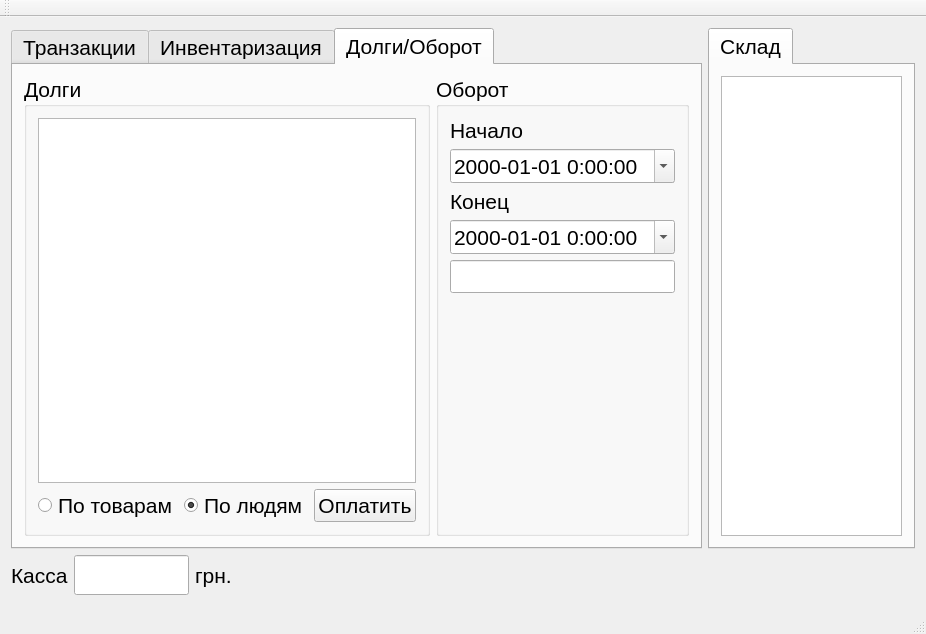
<?xml version="1.0" encoding="UTF-8"?>
<ui version="4.0">
 <class>barClass</class>
 <widget class="QMainWindow" name="barClass">
  <property name="geometry">
   <rect>
    <x>0</x>
    <y>0</y>
    <width>926</width>
    <height>634</height>
   </rect>
  </property>
  <property name="font">
   <font>
    <pointsize>16</pointsize>
   </font>
  </property>
  <property name="windowTitle">
   <string>Система управления финансами Бара &quot;OverTime&quot; v0.1 (c) 2014</string>
  </property>
  <property name="windowIcon">
   <iconset>
    <normaloff>Resources/favicon.ico</normaloff>Resources/favicon.ico</iconset>
  </property>
  <widget class="QWidget" name="centralWidget">
   <layout class="QGridLayout" name="gridLayout_5">
    <item row="0" column="0">
     <widget class="QTabWidget" name="tabWidgetMain">
      <property name="minimumSize">
       <size>
        <width>0</width>
        <height>500</height>
       </size>
      </property>
      <property name="font">
       <font>
        <pointsize>16</pointsize>
       </font>
      </property>
      <property name="styleSheet">
       <string notr="true"/>
      </property>
      <property name="currentIndex">
       <number>2</number>
      </property>
      <widget class="QWidget" name="tabWidgetPage1_2">
       <attribute name="title">
        <string>Транзакции</string>
       </attribute>
       <layout class="QVBoxLayout" name="verticalLayout">
        <property name="leftMargin">
         <number>9</number>
        </property>
        <property name="topMargin">
         <number>9</number>
        </property>
        <property name="rightMargin">
         <number>9</number>
        </property>
        <property name="bottomMargin">
         <number>9</number>
        </property>
        <item>
         <widget class="QTableView" name="tableViewTransactions">
          <property name="font">
           <font>
            <pointsize>16</pointsize>
           </font>
          </property>
          <property name="styleSheet">
           <string notr="true">selection-background-color: qlineargradient(x1: 0, y1: 0, x2: 0.5, y2: 0.5,
                                 stop: 0 rgb(255, 159, 25), stop: 1 green);
</string>
          </property>
          <property name="verticalScrollBarPolicy">
           <enum>Qt::ScrollBarAsNeeded</enum>
          </property>
          <property name="sizeAdjustPolicy">
           <enum>QAbstractScrollArea::AdjustIgnored</enum>
          </property>
          <property name="editTriggers">
           <set>QAbstractItemView::AllEditTriggers</set>
          </property>
          <property name="selectionMode">
           <enum>QAbstractItemView::ExtendedSelection</enum>
          </property>
          <property name="selectionBehavior">
           <enum>QAbstractItemView::SelectItems</enum>
          </property>
         </widget>
        </item>
        <item>
         <widget class="QTabWidget" name="tabWidgetModes">
          <property name="sizePolicy">
           <sizepolicy hsizetype="Expanding" vsizetype="Expanding">
            <horstretch>0</horstretch>
            <verstretch>0</verstretch>
           </sizepolicy>
          </property>
          <property name="minimumSize">
           <size>
            <width>0</width>
            <height>0</height>
           </size>
          </property>
          <property name="maximumSize">
           <size>
            <width>16777215</width>
            <height>200</height>
           </size>
          </property>
          <property name="currentIndex">
           <number>0</number>
          </property>
          <widget class="QWidget" name="tabWidgetPage1">
           <attribute name="title">
            <string>Продажа</string>
           </attribute>
           <layout class="QGridLayout" name="gridLayout_2">
            <item row="2" column="1">
             <widget class="QLineEdit" name="lineEditOrderPrice">
              <property name="maximumSize">
               <size>
                <width>115</width>
                <height>16777215</height>
               </size>
              </property>
              <property name="font">
               <font>
                <pointsize>16</pointsize>
               </font>
              </property>
              <property name="styleSheet">
               <string notr="true">border-color: rgb(255, 190, 98);</string>
              </property>
              <property name="alignment">
               <set>Qt::AlignCenter</set>
              </property>
              <property name="readOnly">
               <bool>true</bool>
              </property>
             </widget>
            </item>
            <item row="0" column="0">
             <spacer name="verticalSpacer">
              <property name="orientation">
               <enum>Qt::Vertical</enum>
              </property>
              <property name="sizeHint" stdset="0">
               <size>
                <width>20</width>
                <height>40</height>
               </size>
              </property>
             </spacer>
            </item>
            <item row="2" column="0">
             <widget class="QLabel" name="label_2">
              <property name="minimumSize">
               <size>
                <width>100</width>
                <height>31</height>
               </size>
              </property>
              <property name="maximumSize">
               <size>
                <width>125</width>
                <height>16777215</height>
               </size>
              </property>
              <property name="font">
               <font>
                <pointsize>16</pointsize>
               </font>
              </property>
              <property name="text">
               <string>К оплате</string>
              </property>
             </widget>
            </item>
            <item row="1" column="0">
             <widget class="QLabel" name="label">
              <property name="minimumSize">
               <size>
                <width>100</width>
                <height>13</height>
               </size>
              </property>
              <property name="maximumSize">
               <size>
                <width>125</width>
                <height>16777215</height>
               </size>
              </property>
              <property name="font">
               <font>
                <pointsize>16</pointsize>
               </font>
              </property>
              <property name="text">
               <string>Внесено</string>
              </property>
             </widget>
            </item>
            <item row="1" column="1">
             <widget class="QDoubleSpinBox" name="doubleSpinBoxCustomerCash">
              <property name="minimumSize">
               <size>
                <width>140</width>
                <height>0</height>
               </size>
              </property>
              <property name="maximumSize">
               <size>
                <width>125</width>
                <height>16777215</height>
               </size>
              </property>
              <property name="font">
               <font>
                <pointsize>16</pointsize>
               </font>
              </property>
              <property name="alignment">
               <set>Qt::AlignCenter</set>
              </property>
              <property name="maximum">
               <double>9999.989999999999782</double>
              </property>
             </widget>
            </item>
            <item row="3" column="0">
             <widget class="QLabel" name="label_3">
              <property name="minimumSize">
               <size>
                <width>100</width>
                <height>13</height>
               </size>
              </property>
              <property name="maximumSize">
               <size>
                <width>125</width>
                <height>16777215</height>
               </size>
              </property>
              <property name="font">
               <font>
                <pointsize>16</pointsize>
               </font>
              </property>
              <property name="text">
               <string>Здача</string>
              </property>
             </widget>
            </item>
            <item row="4" column="0">
             <widget class="QPushButton" name="pushButton">
              <property name="minimumSize">
               <size>
                <width>125</width>
                <height>33</height>
               </size>
              </property>
              <property name="maximumSize">
               <size>
                <width>125</width>
                <height>16777215</height>
               </size>
              </property>
              <property name="font">
               <font>
                <pointsize>16</pointsize>
               </font>
              </property>
              <property name="text">
               <string>Выполнить</string>
              </property>
             </widget>
            </item>
            <item row="3" column="1">
             <widget class="QLineEdit" name="lineEditChange">
              <property name="maximumSize">
               <size>
                <width>115</width>
                <height>16777215</height>
               </size>
              </property>
              <property name="font">
               <font>
                <pointsize>16</pointsize>
               </font>
              </property>
              <property name="alignment">
               <set>Qt::AlignCenter</set>
              </property>
              <property name="readOnly">
               <bool>true</bool>
              </property>
             </widget>
            </item>
            <item row="1" column="2">
             <widget class="QLabel" name="label_8">
              <property name="font">
               <font>
                <pointsize>16</pointsize>
               </font>
              </property>
              <property name="text">
               <string>грн.</string>
              </property>
              <property name="alignment">
               <set>Qt::AlignCenter</set>
              </property>
             </widget>
            </item>
            <item row="2" column="2">
             <widget class="QLabel" name="label_9">
              <property name="font">
               <font>
                <pointsize>16</pointsize>
               </font>
              </property>
              <property name="text">
               <string>грн.</string>
              </property>
              <property name="alignment">
               <set>Qt::AlignCenter</set>
              </property>
             </widget>
            </item>
            <item row="3" column="2">
             <widget class="QLabel" name="label_10">
              <property name="font">
               <font>
                <pointsize>16</pointsize>
               </font>
              </property>
              <property name="text">
               <string>грн.</string>
              </property>
              <property name="alignment">
               <set>Qt::AlignCenter</set>
              </property>
             </widget>
            </item>
            <item row="1" column="3" rowspan="4">
             <widget class="QListWidget" name="listWidget">
              <property name="styleSheet">
               <string notr="true">background-image: url(:/bar/Resources/fonstola.ru-51058.jpg);</string>
              </property>
              <property name="iconSize">
               <size>
                <width>50</width>
                <height>50</height>
               </size>
              </property>
              <property name="viewMode">
               <enum>QListView::IconMode</enum>
              </property>
             </widget>
            </item>
           </layout>
          </widget>
          <widget class="QWidget" name="tab">
           <attribute name="title">
            <string>Закупка</string>
           </attribute>
           <layout class="QGridLayout" name="gridLayout_3">
            <item row="4" column="0">
             <spacer name="verticalSpacer_2">
              <property name="orientation">
               <enum>Qt::Vertical</enum>
              </property>
              <property name="sizeHint" stdset="0">
               <size>
                <width>20</width>
                <height>40</height>
               </size>
              </property>
             </spacer>
            </item>
            <item row="2" column="0">
             <widget class="QLabel" name="label_6">
              <property name="font">
               <font>
                <pointsize>16</pointsize>
               </font>
              </property>
              <property name="text">
               <string>К оплате</string>
              </property>
             </widget>
            </item>
            <item row="2" column="1">
             <widget class="QLineEdit" name="lineEditPurchasePrice">
              <property name="maximumSize">
               <size>
                <width>115</width>
                <height>16777215</height>
               </size>
              </property>
              <property name="font">
               <font>
                <pointsize>16</pointsize>
               </font>
              </property>
              <property name="alignment">
               <set>Qt::AlignCenter</set>
              </property>
              <property name="readOnly">
               <bool>true</bool>
              </property>
             </widget>
            </item>
            <item row="3" column="0">
             <widget class="QPushButton" name="pushButtonPurchase">
              <property name="font">
               <font>
                <pointsize>16</pointsize>
               </font>
              </property>
              <property name="text">
               <string>Оплатить</string>
              </property>
             </widget>
            </item>
            <item row="2" column="2">
             <widget class="QLabel" name="label_7">
              <property name="text">
               <string>грн.</string>
              </property>
             </widget>
            </item>
            <item row="3" column="2">
             <spacer name="horizontalSpacer_2">
              <property name="orientation">
               <enum>Qt::Horizontal</enum>
              </property>
              <property name="sizeHint" stdset="0">
               <size>
                <width>40</width>
                <height>20</height>
               </size>
              </property>
             </spacer>
            </item>
           </layout>
          </widget>
          <widget class="QWidget" name="tab_2">
           <attribute name="title">
            <string>Изъятие/Внесение</string>
           </attribute>
           <layout class="QGridLayout" name="gridLayout">
            <item row="2" column="0">
             <widget class="QLabel" name="label_13">
              <property name="sizePolicy">
               <sizepolicy hsizetype="Preferred" vsizetype="Preferred">
                <horstretch>0</horstretch>
                <verstretch>0</verstretch>
               </sizepolicy>
              </property>
              <property name="minimumSize">
               <size>
                <width>100</width>
                <height>0</height>
               </size>
              </property>
              <property name="maximumSize">
               <size>
                <width>100</width>
                <height>16777215</height>
               </size>
              </property>
              <property name="text">
               <string>Сумма</string>
              </property>
             </widget>
            </item>
            <item row="1" column="1">
             <widget class="QLineEdit" name="lineEditPassword">
              <property name="maximumSize">
               <size>
                <width>115</width>
                <height>16777215</height>
               </size>
              </property>
             </widget>
            </item>
            <item row="1" column="0">
             <widget class="QLabel" name="label_12">
              <property name="sizePolicy">
               <sizepolicy hsizetype="Preferred" vsizetype="Preferred">
                <horstretch>0</horstretch>
                <verstretch>0</verstretch>
               </sizepolicy>
              </property>
              <property name="minimumSize">
               <size>
                <width>100</width>
                <height>0</height>
               </size>
              </property>
              <property name="maximumSize">
               <size>
                <width>100</width>
                <height>16777215</height>
               </size>
              </property>
              <property name="text">
               <string>Пароль</string>
              </property>
             </widget>
            </item>
            <item row="0" column="1">
             <widget class="QComboBox" name="comboBoxResponsible">
              <property name="maximumSize">
               <size>
                <width>115</width>
                <height>16777215</height>
               </size>
              </property>
             </widget>
            </item>
            <item row="0" column="0">
             <widget class="QLabel" name="label_11">
              <property name="sizePolicy">
               <sizepolicy hsizetype="Preferred" vsizetype="Preferred">
                <horstretch>0</horstretch>
                <verstretch>0</verstretch>
               </sizepolicy>
              </property>
              <property name="minimumSize">
               <size>
                <width>150</width>
                <height>0</height>
               </size>
              </property>
              <property name="maximumSize">
               <size>
                <width>100</width>
                <height>16777215</height>
               </size>
              </property>
              <property name="text">
               <string>Ответственный</string>
              </property>
             </widget>
            </item>
            <item row="3" column="0">
             <widget class="QPushButton" name="pushButtonPerformCashManipulation">
              <property name="sizePolicy">
               <sizepolicy hsizetype="Preferred" vsizetype="Fixed">
                <horstretch>0</horstretch>
                <verstretch>0</verstretch>
               </sizepolicy>
              </property>
              <property name="minimumSize">
               <size>
                <width>120</width>
                <height>0</height>
               </size>
              </property>
              <property name="maximumSize">
               <size>
                <width>100</width>
                <height>16777215</height>
               </size>
              </property>
              <property name="text">
               <string>Выполнить</string>
              </property>
             </widget>
            </item>
            <item row="2" column="1">
             <widget class="QDoubleSpinBox" name="doubleSpinBoxIncomeOutcome">
              <property name="alignment">
               <set>Qt::AlignCenter</set>
              </property>
              <property name="minimum">
               <double>-9999.989999999999782</double>
              </property>
              <property name="maximum">
               <double>9999.989999999999782</double>
              </property>
             </widget>
            </item>
            <item row="0" column="2" rowspan="3">
             <widget class="QGroupBox" name="groupBox">
              <property name="sizePolicy">
               <sizepolicy hsizetype="Expanding" vsizetype="Expanding">
                <horstretch>0</horstretch>
                <verstretch>0</verstretch>
               </sizepolicy>
              </property>
              <property name="title">
               <string>Режим</string>
              </property>
              <layout class="QVBoxLayout" name="verticalLayout_2" stretch="0,0">
               <property name="sizeConstraint">
                <enum>QLayout::SetDefaultConstraint</enum>
               </property>
               <item>
                <widget class="QRadioButton" name="radioButtonCash">
                 <property name="minimumSize">
                  <size>
                   <width>100</width>
                   <height>0</height>
                  </size>
                 </property>
                 <property name="maximumSize">
                  <size>
                   <width>100</width>
                   <height>16777215</height>
                  </size>
                 </property>
                 <property name="text">
                  <string>Касса</string>
                 </property>
                 <property name="checked">
                  <bool>true</bool>
                 </property>
                </widget>
               </item>
               <item>
                <widget class="QRadioButton" name="radioButtonGood">
                 <property name="minimumSize">
                  <size>
                   <width>100</width>
                   <height>0</height>
                  </size>
                 </property>
                 <property name="maximumSize">
                  <size>
                   <width>100</width>
                   <height>16777215</height>
                  </size>
                 </property>
                 <property name="text">
                  <string>Товар</string>
                 </property>
                </widget>
               </item>
              </layout>
              <zorder>radioButtonGood</zorder>
              <zorder>radioButtonCash</zorder>
             </widget>
            </item>
            <item row="1" column="3">
             <spacer name="horizontalSpacer_4">
              <property name="orientation">
               <enum>Qt::Horizontal</enum>
              </property>
              <property name="sizeHint" stdset="0">
               <size>
                <width>40</width>
                <height>20</height>
               </size>
              </property>
             </spacer>
            </item>
           </layout>
          </widget>
         </widget>
        </item>
        <item>
         <widget class="QWidget" name="widget_2" native="true">
          <layout class="QHBoxLayout" name="horizontalLayout_3"/>
         </widget>
        </item>
       </layout>
      </widget>
      <widget class="QWidget" name="tab_3">
       <attribute name="title">
        <string>Инвентаризация</string>
       </attribute>
       <layout class="QGridLayout" name="gridLayout_4">
        <item row="0" column="0">
         <widget class="QTableViewCheckView" name="tableViewGoodsCheck">
          <property name="font">
           <font>
            <pointsize>16</pointsize>
           </font>
          </property>
          <property name="editTriggers">
           <set>QAbstractItemView::AnyKeyPressed|QAbstractItemView::DoubleClicked</set>
          </property>
         </widget>
        </item>
        <item row="1" column="0">
         <widget class="QWidget" name="widget" native="true">
          <property name="minimumSize">
           <size>
            <width>0</width>
            <height>20</height>
           </size>
          </property>
          <layout class="QHBoxLayout" name="horizontalLayout_4">
           <item>
            <widget class="QPushButton" name="performGoodsCheck">
             <property name="text">
              <string>Выполнить</string>
             </property>
            </widget>
           </item>
           <item>
            <widget class="QLabel" name="label_14">
             <property name="font">
              <font>
               <pointsize>20</pointsize>
               <weight>75</weight>
               <bold>true</bold>
              </font>
             </property>
             <property name="text">
              <string>+</string>
             </property>
            </widget>
           </item>
           <item>
            <widget class="QLineEdit" name="lineEditGoodPlus">
             <property name="maximumSize">
              <size>
               <width>100</width>
               <height>16777215</height>
              </size>
             </property>
             <property name="readOnly">
              <bool>true</bool>
             </property>
            </widget>
           </item>
           <item>
            <widget class="QLabel" name="label_15">
             <property name="font">
              <font>
               <pointsize>20</pointsize>
               <weight>75</weight>
               <bold>true</bold>
              </font>
             </property>
             <property name="text">
              <string>-</string>
             </property>
            </widget>
           </item>
           <item>
            <widget class="QLineEdit" name="lineEditGoodMinus">
             <property name="maximumSize">
              <size>
               <width>100</width>
               <height>16777215</height>
              </size>
             </property>
             <property name="readOnly">
              <bool>true</bool>
             </property>
            </widget>
           </item>
           <item>
            <widget class="QPushButton" name="resetGoodsCheck">
             <property name="text">
              <string>Сбросить</string>
             </property>
            </widget>
           </item>
           <item>
            <spacer name="horizontalSpacer_5">
             <property name="orientation">
              <enum>Qt::Horizontal</enum>
             </property>
             <property name="sizeHint" stdset="0">
              <size>
               <width>40</width>
               <height>20</height>
              </size>
             </property>
            </spacer>
           </item>
          </layout>
         </widget>
        </item>
       </layout>
      </widget>
      <widget class="QWidget" name="tab_5">
       <attribute name="title">
        <string>Долги/Оборот</string>
       </attribute>
       <layout class="QHBoxLayout" name="horizontalLayout_6">
        <item>
         <widget class="QGroupBox" name="groupBox_3">
          <property name="title">
           <string>Долги</string>
          </property>
          <layout class="QVBoxLayout" name="verticalLayout_4">
           <item>
            <widget class="QTableView" name="tableViewDepts"/>
           </item>
           <item>
            <layout class="QHBoxLayout" name="horizontalLayout_5">
             <property name="rightMargin">
              <number>0</number>
             </property>
             <property name="bottomMargin">
              <number>0</number>
             </property>
             <item>
              <widget class="QRadioButton" name="radioButtonDebtByGood">
               <property name="text">
                <string>По товарам</string>
               </property>
               <property name="checked">
                <bool>false</bool>
               </property>
              </widget>
             </item>
             <item>
              <widget class="QRadioButton" name="radioButtonDebtsByUser">
               <property name="text">
                <string>По людям</string>
               </property>
               <property name="checked">
                <bool>true</bool>
               </property>
              </widget>
             </item>
             <item>
              <widget class="QPushButton" name="pushButtonRemoveDebt">
               <property name="text">
                <string>Оплатить</string>
               </property>
              </widget>
             </item>
            </layout>
           </item>
          </layout>
         </widget>
        </item>
        <item>
         <widget class="QGroupBox" name="groupBox_4">
          <property name="title">
           <string>Оборот</string>
          </property>
          <layout class="QVBoxLayout" name="verticalLayout_3">
           <item>
            <widget class="QLabel" name="label_16">
             <property name="text">
              <string>Начало</string>
             </property>
            </widget>
           </item>
           <item>
            <widget class="QDateTimeEdit" name="dateTimeEditBegin">
             <property name="displayFormat">
              <string>yyyy-MM-dd H:mm:ss</string>
             </property>
             <property name="calendarPopup">
              <bool>true</bool>
             </property>
            </widget>
           </item>
           <item>
            <widget class="QLabel" name="label_17">
             <property name="text">
              <string>Конец</string>
             </property>
            </widget>
           </item>
           <item>
            <widget class="QDateTimeEdit" name="dateTimeEditEnd">
             <property name="displayFormat">
              <string>yyyy-MM-dd H:mm:ss</string>
             </property>
             <property name="calendarPopup">
              <bool>true</bool>
             </property>
            </widget>
           </item>
           <item>
            <widget class="QLineEdit" name="lineEditTotal">
             <property name="readOnly">
              <bool>true</bool>
             </property>
            </widget>
           </item>
           <item>
            <spacer name="verticalSpacer_3">
             <property name="orientation">
              <enum>Qt::Vertical</enum>
             </property>
             <property name="sizeHint" stdset="0">
              <size>
               <width>20</width>
               <height>40</height>
              </size>
             </property>
            </spacer>
           </item>
          </layout>
         </widget>
        </item>
       </layout>
      </widget>
     </widget>
    </item>
    <item row="0" column="1">
     <widget class="QTabWidget" name="tabWidget">
      <property name="maximumSize">
       <size>
        <width>630</width>
        <height>16777215</height>
       </size>
      </property>
      <property name="font">
       <font>
        <pointsize>16</pointsize>
       </font>
      </property>
      <property name="styleSheet">
       <string notr="true">font: 16pt &quot;MS Shell Dlg 2&quot;;</string>
      </property>
      <property name="currentIndex">
       <number>0</number>
      </property>
      <widget class="QWidget" name="tab_4">
       <attribute name="title">
        <string>Склад</string>
       </attribute>
       <layout class="QHBoxLayout" name="horizontalLayout_2">
        <item>
         <widget class="QTableView" name="tableViewGood">
          <property name="minimumSize">
           <size>
            <width>0</width>
            <height>0</height>
           </size>
          </property>
          <property name="maximumSize">
           <size>
            <width>600</width>
            <height>16777215</height>
           </size>
          </property>
          <property name="font">
           <font>
            <family>MS Shell Dlg 2</family>
            <pointsize>16</pointsize>
            <weight>50</weight>
            <italic>false</italic>
            <bold>false</bold>
           </font>
          </property>
          <property name="mouseTracking">
           <bool>true</bool>
          </property>
          <property name="contextMenuPolicy">
           <enum>Qt::CustomContextMenu</enum>
          </property>
          <property name="toolTip">
           <string>&lt;html&gt;&lt;head/&gt;&lt;body&gt;&lt;p&gt;&lt;span style=&quot; font-size:11pt; font-weight:600;&quot;&gt;Список товаров&lt;/span&gt;&lt;/p&gt;&lt;p&gt;&lt;span style=&quot; font-style:italic;&quot;&gt;Сделайте двойной щелчек левой кнопкой мышки чтобы добавить товар в транзакцию&lt;/span&gt;&lt;/p&gt;&lt;/body&gt;&lt;/html&gt;</string>
          </property>
          <property name="frameShape">
           <enum>QFrame::StyledPanel</enum>
          </property>
          <property name="sizeAdjustPolicy">
           <enum>QAbstractScrollArea::AdjustIgnored</enum>
          </property>
          <property name="editTriggers">
           <set>QAbstractItemView::AnyKeyPressed</set>
          </property>
         </widget>
        </item>
       </layout>
      </widget>
     </widget>
    </item>
    <item row="1" column="0">
     <layout class="QHBoxLayout" name="horizontalLayout">
      <property name="rightMargin">
       <number>6</number>
      </property>
      <property name="bottomMargin">
       <number>6</number>
      </property>
      <item>
       <widget class="QLabel" name="label_4">
        <property name="font">
         <font>
          <pointsize>16</pointsize>
         </font>
        </property>
        <property name="text">
         <string>Касса</string>
        </property>
       </widget>
      </item>
      <item>
       <widget class="QLineEdit" name="lineEditCash">
        <property name="minimumSize">
         <size>
          <width>0</width>
          <height>40</height>
         </size>
        </property>
        <property name="maximumSize">
         <size>
          <width>115</width>
          <height>16777215</height>
         </size>
        </property>
        <property name="palette">
         <palette>
          <active>
           <colorrole role="WindowText">
            <brush brushstyle="SolidPattern">
             <color alpha="255">
              <red>0</red>
              <green>0</green>
              <blue>0</blue>
             </color>
            </brush>
           </colorrole>
           <colorrole role="Text">
            <brush brushstyle="SolidPattern">
             <color alpha="255">
              <red>0</red>
              <green>0</green>
              <blue>0</blue>
             </color>
            </brush>
           </colorrole>
           <colorrole role="ButtonText">
            <brush brushstyle="SolidPattern">
             <color alpha="255">
              <red>0</red>
              <green>0</green>
              <blue>0</blue>
             </color>
            </brush>
           </colorrole>
          </active>
          <inactive>
           <colorrole role="WindowText">
            <brush brushstyle="SolidPattern">
             <color alpha="255">
              <red>0</red>
              <green>0</green>
              <blue>0</blue>
             </color>
            </brush>
           </colorrole>
           <colorrole role="Text">
            <brush brushstyle="SolidPattern">
             <color alpha="255">
              <red>0</red>
              <green>0</green>
              <blue>0</blue>
             </color>
            </brush>
           </colorrole>
           <colorrole role="ButtonText">
            <brush brushstyle="SolidPattern">
             <color alpha="255">
              <red>0</red>
              <green>0</green>
              <blue>0</blue>
             </color>
            </brush>
           </colorrole>
          </inactive>
          <disabled>
           <colorrole role="WindowText">
            <brush brushstyle="SolidPattern">
             <color alpha="255">
              <red>0</red>
              <green>0</green>
              <blue>0</blue>
             </color>
            </brush>
           </colorrole>
           <colorrole role="Text">
            <brush brushstyle="SolidPattern">
             <color alpha="255">
              <red>0</red>
              <green>0</green>
              <blue>0</blue>
             </color>
            </brush>
           </colorrole>
           <colorrole role="ButtonText">
            <brush brushstyle="SolidPattern">
             <color alpha="255">
              <red>0</red>
              <green>0</green>
              <blue>0</blue>
             </color>
            </brush>
           </colorrole>
          </disabled>
         </palette>
        </property>
        <property name="font">
         <font>
          <pointsize>16</pointsize>
          <weight>75</weight>
          <bold>true</bold>
         </font>
        </property>
        <property name="styleSheet">
         <string notr="true">border-image: url(:/bar/Resources/1283428005-7788.jpg);
color:rgb(0, 0, 0)</string>
        </property>
        <property name="alignment">
         <set>Qt::AlignCenter</set>
        </property>
        <property name="readOnly">
         <bool>true</bool>
        </property>
       </widget>
      </item>
      <item>
       <widget class="QLabel" name="label_5">
        <property name="text">
         <string>грн.</string>
        </property>
       </widget>
      </item>
      <item>
       <spacer name="horizontalSpacer_3">
        <property name="orientation">
         <enum>Qt::Horizontal</enum>
        </property>
        <property name="sizeHint" stdset="0">
         <size>
          <width>40</width>
          <height>20</height>
         </size>
        </property>
       </spacer>
      </item>
     </layout>
    </item>
   </layout>
  </widget>
  <widget class="QMenuBar" name="menuBar">
   <property name="geometry">
    <rect>
     <x>0</x>
     <y>0</y>
     <width>926</width>
     <height>21</height>
    </rect>
   </property>
  </widget>
  <widget class="QToolBar" name="mainToolBar">
   <attribute name="toolBarArea">
    <enum>TopToolBarArea</enum>
   </attribute>
   <attribute name="toolBarBreak">
    <bool>false</bool>
   </attribute>
  </widget>
  <widget class="QStatusBar" name="statusBar">
   <property name="font">
    <font>
     <pointsize>10</pointsize>
    </font>
   </property>
  </widget>
  <action name="actionAddGood">
   <property name="icon">
    <iconset resource="bar.qrc">
     <normaloff>:/bar/Resources/1410749656_Plus__Orange.png</normaloff>:/bar/Resources/1410749656_Plus__Orange.png</iconset>
   </property>
   <property name="text">
    <string>Добавить товар</string>
   </property>
  </action>
  <action name="actionRemoveGood">
   <property name="icon">
    <iconset resource="bar.qrc">
     <normaloff>:/bar/Resources/1410749675_Close_Box_Red.png</normaloff>:/bar/Resources/1410749675_Close_Box_Red.png</iconset>
   </property>
   <property name="text">
    <string>Удалить товар</string>
   </property>
   <property name="toolTip">
    <string>&lt;html&gt;&lt;head/&gt;&lt;body&gt;&lt;p&gt;Удалть товар&lt;/p&gt;&lt;/body&gt;&lt;/html&gt;</string>
   </property>
  </action>
 </widget>
 <layoutdefault spacing="6" margin="11"/>
 <customwidgets>
  <customwidget>
   <class>QTableViewCheckView</class>
   <extends>QTableView</extends>
   <header>qtableviewcheckview.h</header>
  </customwidget>
 </customwidgets>
 <resources>
  <include location="bar.qrc"/>
 </resources>
 <connections>
  <connection>
   <sender>tableViewGood</sender>
   <signal>doubleClicked(QModelIndex)</signal>
   <receiver>barClass</receiver>
   <slot>onDblClick()</slot>
   <hints>
    <hint type="sourcelabel">
     <x>621</x>
     <y>255</y>
    </hint>
    <hint type="destinationlabel">
     <x>416</x>
     <y>249</y>
    </hint>
   </hints>
  </connection>
  <connection>
   <sender>tableViewGood</sender>
   <signal>customContextMenuRequested(QPoint)</signal>
   <receiver>barClass</receiver>
   <slot>_OnRightClickGoodsView(QPoint)</slot>
   <hints>
    <hint type="sourcelabel">
     <x>776</x>
     <y>310</y>
    </hint>
    <hint type="destinationlabel">
     <x>462</x>
     <y>290</y>
    </hint>
   </hints>
  </connection>
  <connection>
   <sender>actionAddGood</sender>
   <signal>triggered()</signal>
   <receiver>barClass</receiver>
   <slot>_OnAddGood()</slot>
   <hints>
    <hint type="sourcelabel">
     <x>-1</x>
     <y>-1</y>
    </hint>
    <hint type="destinationlabel">
     <x>462</x>
     <y>290</y>
    </hint>
   </hints>
  </connection>
  <connection>
   <sender>actionRemoveGood</sender>
   <signal>triggered()</signal>
   <receiver>barClass</receiver>
   <slot>_OnRemoveGood()</slot>
   <hints>
    <hint type="sourcelabel">
     <x>-1</x>
     <y>-1</y>
    </hint>
    <hint type="destinationlabel">
     <x>462</x>
     <y>290</y>
    </hint>
   </hints>
  </connection>
  <connection>
   <sender>dateTimeEditBegin</sender>
   <signal>dateTimeChanged(QDateTime)</signal>
   <receiver>barClass</receiver>
   <slot>_OnUpdateTotal()</slot>
   <hints>
    <hint type="sourcelabel">
     <x>531</x>
     <y>166</y>
    </hint>
    <hint type="destinationlabel">
     <x>462</x>
     <y>316</y>
    </hint>
   </hints>
  </connection>
  <connection>
   <sender>dateTimeEditEnd</sender>
   <signal>dateTimeChanged(QDateTime)</signal>
   <receiver>barClass</receiver>
   <slot>_OnUpdateTotal()</slot>
   <hints>
    <hint type="sourcelabel">
     <x>531</x>
     <y>234</y>
    </hint>
    <hint type="destinationlabel">
     <x>462</x>
     <y>316</y>
    </hint>
   </hints>
  </connection>
  <connection>
   <sender>radioButtonDebtByGood</sender>
   <signal>clicked()</signal>
   <receiver>barClass</receiver>
   <slot>_OnDebtsByGood()</slot>
   <hints>
    <hint type="sourcelabel">
     <x>97</x>
     <y>509</y>
    </hint>
    <hint type="destinationlabel">
     <x>462</x>
     <y>316</y>
    </hint>
   </hints>
  </connection>
  <connection>
   <sender>radioButtonDebtsByUser</sender>
   <signal>clicked()</signal>
   <receiver>barClass</receiver>
   <slot>_OnDebtsByPersons()</slot>
   <hints>
    <hint type="sourcelabel">
     <x>230</x>
     <y>509</y>
    </hint>
    <hint type="destinationlabel">
     <x>462</x>
     <y>316</y>
    </hint>
   </hints>
  </connection>
  <connection>
   <sender>pushButtonRemoveDebt</sender>
   <signal>clicked()</signal>
   <receiver>barClass</receiver>
   <slot>_OnRemoveDebt()</slot>
   <hints>
    <hint type="sourcelabel">
     <x>346</x>
     <y>509</y>
    </hint>
    <hint type="destinationlabel">
     <x>462</x>
     <y>316</y>
    </hint>
   </hints>
  </connection>
 </connections>
 <slots>
  <slot>onDblClick()</slot>
  <slot>_OnRightClickGoodsView(QPoint)</slot>
  <slot>_OnAddGood()</slot>
  <slot>_OnRemoveGood()</slot>
  <slot>_OnEditGood()</slot>
  <slot>_OnDebtsByPersons()</slot>
  <slot>_OnDebtsByGood()</slot>
  <slot>_OnRemoveDebt()</slot>
  <slot>_OnUpdateTotal()</slot>
 </slots>
</ui>
